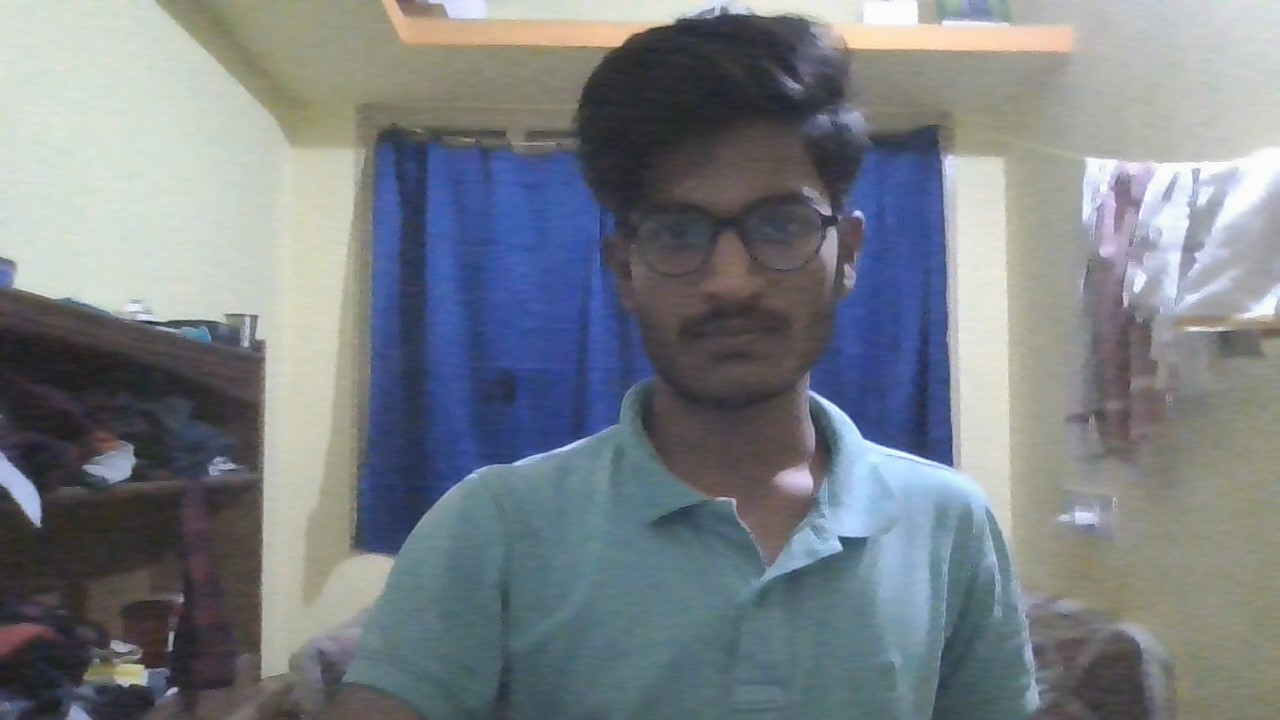
#> input picture image.jpg, 1280 x 720 px
$ python program11.py
#> lines starting #> are read from the running program, lines starting #| are printed output that depends on the picture; after the words box and inside, x2 and y2 are one past the last pixel; in counts of white or black regions, pixels touching at a corner belong together
import cv2
import numpy as np

# Load the image
image = cv2.imread('image.jpg')
#> image is the input picture: shape (720, 1280, 3); mean B, G, R 133.3, 127.5, 121.6

# Convert the image to grayscale
gray = cv2.cvtColor(image, cv2.COLOR_BGR2GRAY)
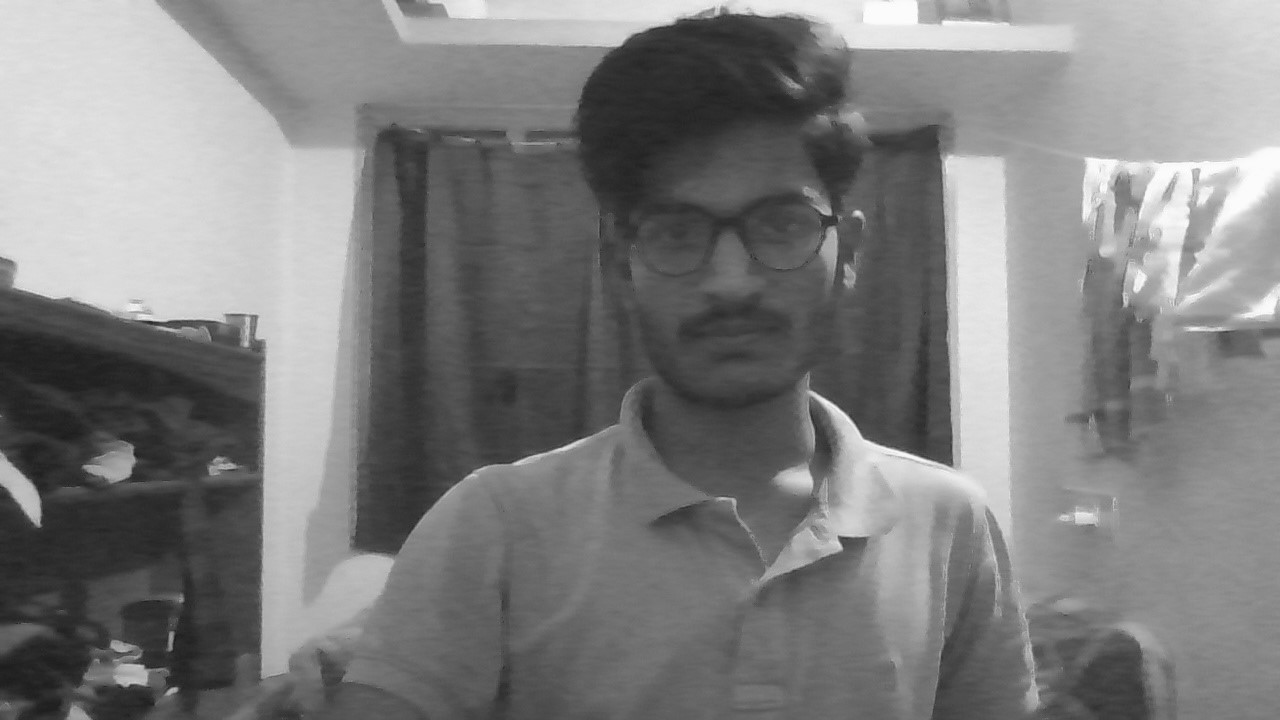
#> gray: shape (720, 1280); min 25, max 255, mean 126.4

# Apply binary thresholding
ret, thresh = cv2.threshold(gray, 0, 255, cv2.THRESH_BINARY_INV + cv2.THRESH_OTSU)
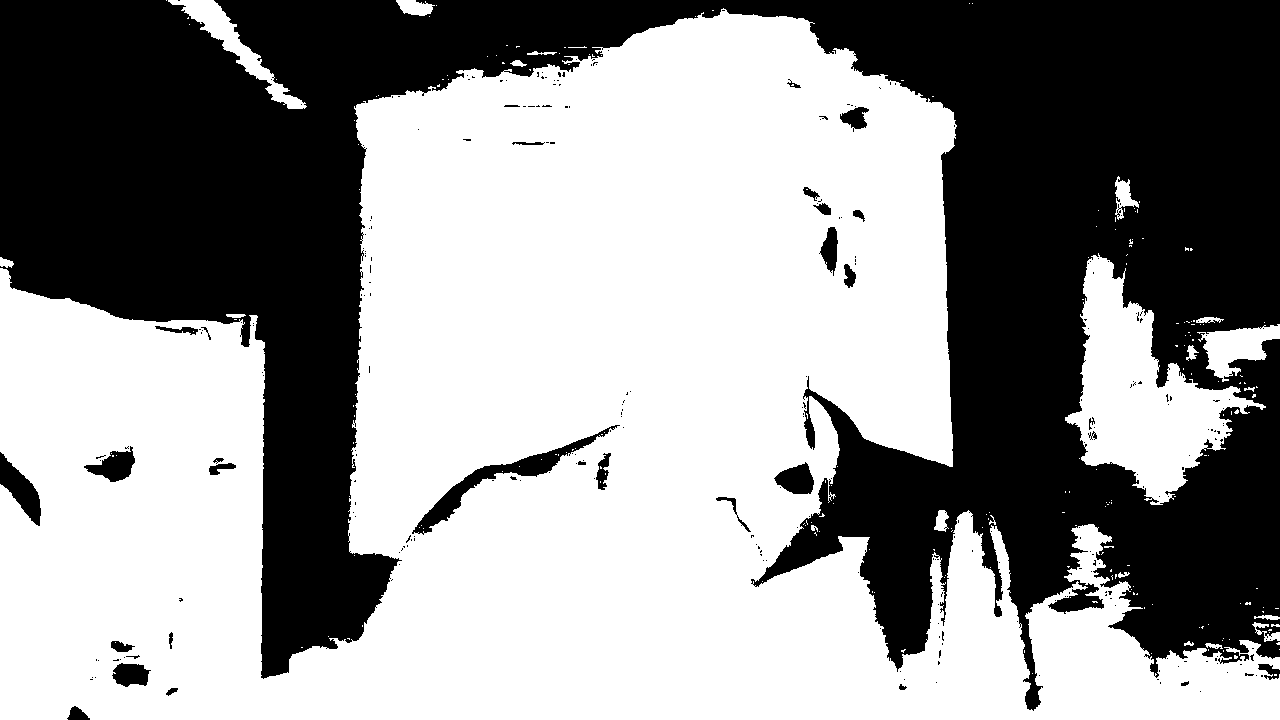
#> thresh: shape (720, 1280); 58% white; 278 black regions (246 under 20 px)
#> ret = 134

# Find contours
contours, hierarchy = cv2.findContours(thresh, cv2.RETR_EXTERNAL, cv2.CHAIN_APPROX_SIMPLE)
#> contours = 192 contours, 175 with area under 20; largest, box (x1, y1, x2, y2) and area: (0, 8, 1280, 720) 511454, (1065, 253, 1266, 505) 20034, (168, 0, 307, 109) 2530, (1197, 324, 1280, 382) 2237, (1115, 176, 1139, 220) 414

# Create a copy of the original image to draw contours on
contour_image = image.copy()

# Draw contours on the image
cv2.drawContours(contour_image, contours, -1, (0, 255, 0), 2)
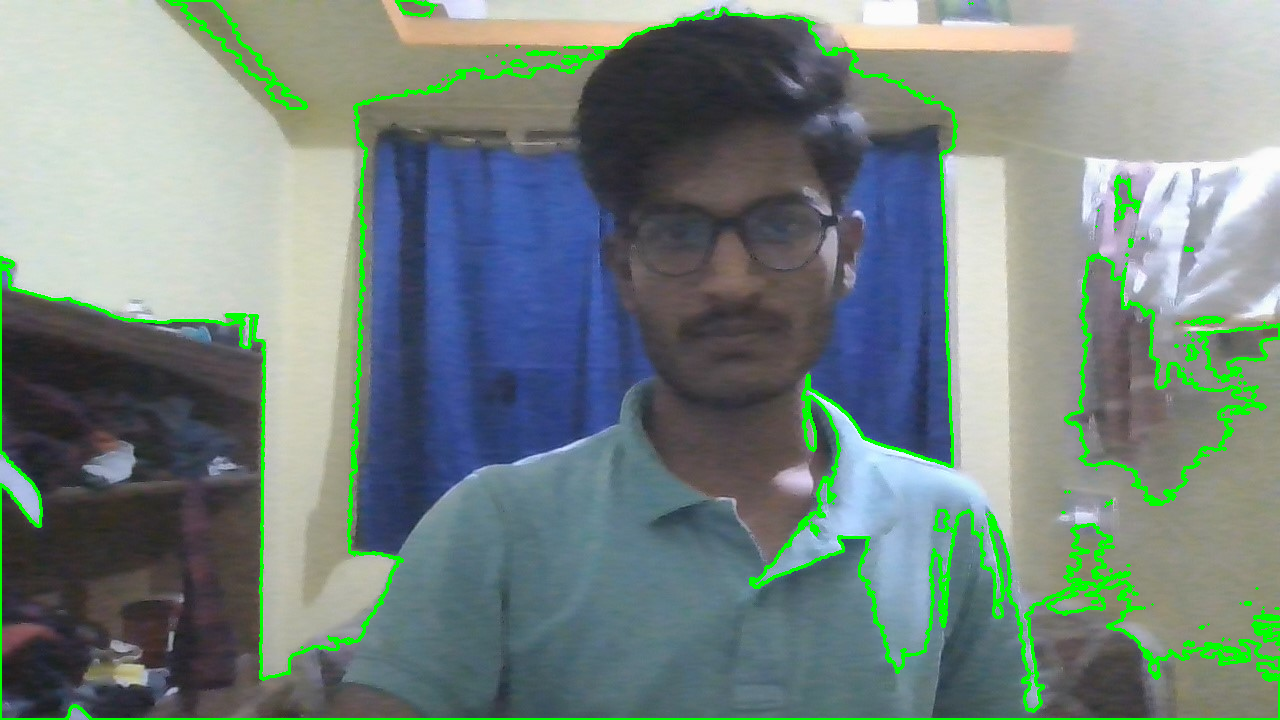
#> contour_image: shape (720, 1280, 3); 3.79% of pixels changed, all inside (x1, y1, x2, y2) = (0, 0, 1280, 720)

# Display the original and contour images
cv2.imshow('Original Image', image)
cv2.imshow('Contours', contour_image)

# Wait for a key press to close the windows
cv2.waitKey(0)
cv2.destroyAllWindows()
